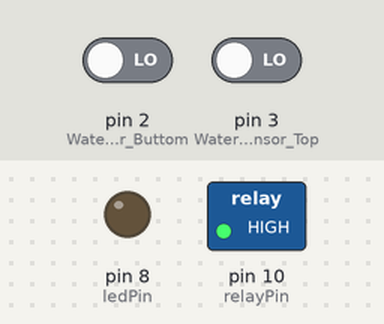
This sketch was run on a simulated Arduino Uno, built with avr-gcc and run on an emulated ATmega328P. On the bench: switched loads named in the sketch (green lamp = pin HIGH), output pins drawn as LEDs (lit = HIGH). Inputs (shaded band) come from the test bench; at power-on: pin 2 (Water_Level_Sensor_Buttom) LOW, pin 3 (Water_Level_Sensor_Top) LOW.

Above: at 16.2 s.
16.3 s: pin 2 (Water_Level_Sensor_Buttom) driven HIGH
31.3 s: pin 3 (Water_Level_Sensor_Top) driven HIGH
At 32.3 s:
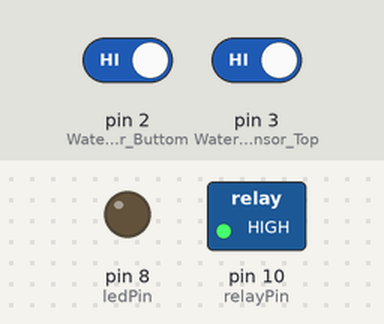
46.3 s: pin 3 (Water_Level_Sensor_Top) driven LOW
At 48.1 s:
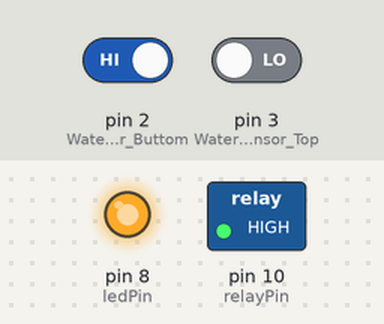
Timing chart, 0 to 67.3 s (numbered marks = the images above; inputs shaded):
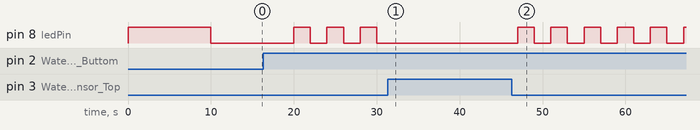

The sketch:

Water_Controlloer_With_Two_Float_Sensor.ino
```cpp
/*Pump Controller
Date: 7th Sep 2017
Author: AUGMENTO
Model:1
Two Float sensor at D2,D3.One Intellisense LED at D8,One LED for all time system status
*/

#define Water_Level_Sensor_Buttom 2
#define Water_Level_Sensor_Top 3
int relayPin = 10;
int counter = 0;
int ledPin = 8;
int buttonStateButtom = 1; // variable for reading the pushbutton status
int buttonStateTop = 1; // variable for reading the pushbutton status

void setup() {
  Serial.begin(9600);
  pinMode(Water_Level_Sensor_Buttom, INPUT);
  pinMode(Water_Level_Sensor_Top, INPUT);
  pinMode(relayPin,OUTPUT);
  pinMode(ledPin, OUTPUT);
  digitalWrite(relayPin,HIGH);
}

void loop() {
  if (digitalRead(ledPin) == HIGH) {
    digitalWrite(ledPin, LOW);
  }
  buttonStateButtom = digitalRead(Water_Level_Sensor_Buttom);
  buttonStateTop = digitalRead(Water_Level_Sensor_Top);
  if (buttonStateButtom == HIGH && buttonStateTop == HIGH) {
    counter = counter + 1;
    if (counter > 6) {
    if (digitalRead(relayPin) == HIGH){
        digitalWrite(relayPin,LOW);
    }
  }
    delay(5000);
  }
  else if (buttonStateButtom == HIGH && buttonStateTop == LOW) {
    digitalWrite(ledPin, HIGH);
    delay(2000);
    digitalWrite(ledPin, LOW);
    delay(2000);
    counter = 0;
    if (digitalRead(relayPin) == LOW) {
      digitalWrite(relayPin,HIGH);
    }
  }
  else if (buttonStateButtom == LOW && buttonStateTop == LOW) {
    if (digitalRead(relayPin) == LOW) {
      digitalWrite(relayPin,HIGH);
    }
    digitalWrite(ledPin, HIGH);
    delay(10000);
    digitalWrite(ledPin, LOW);
    delay(10000);
    counter = 0;
  }
  else if (buttonStateButtom == LOW && buttonStateTop == HIGH) {
    counter = 0;
    delay(5000);
  }
  else {
    if (digitalRead(relayPin) == LOW) {
      digitalWrite(relayPin,HIGH);
    }
      counter = 0;
      delay(5000);
  }
}
```

Measured:
- after the input at 31.3 s, pin 8 (ledPin): stops changing and stays LOW
- after the input at 46.3 s, pin 8 (ledPin): alternates HIGH for 2.0 s and LOW for 2.0 s, starting after 0.70 s; pin 10 (relayPin): stays HIGH (without the input it goes to LOW after 15.7 s)
